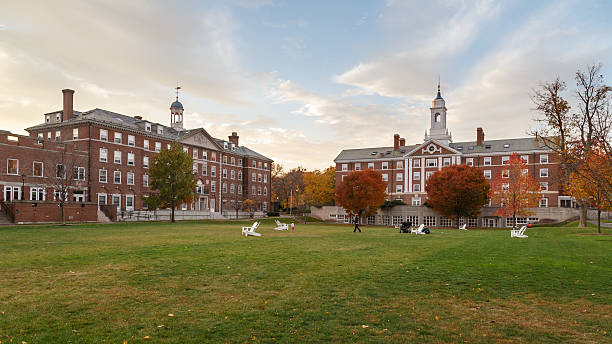
#> input picture Gesture Acrade Project/SOC-week 1&2/images&videos/harvard.jpg, 612 x 344 px, found by its file name
$ python blurring_methods.py
#> lines starting #> are read from the running program, lines starting #| are printed output that depends on the picture
import cv2


harvard= cv2.imread("images&videos/harvard.jpg")
#> harvard is the input picture: shape (344, 612, 3); mean B, G, R 112.6, 137.8, 144.6
cv2.imshow("Harvard",harvard)

# averaging method
average=cv2.blur(harvard,(5,5))
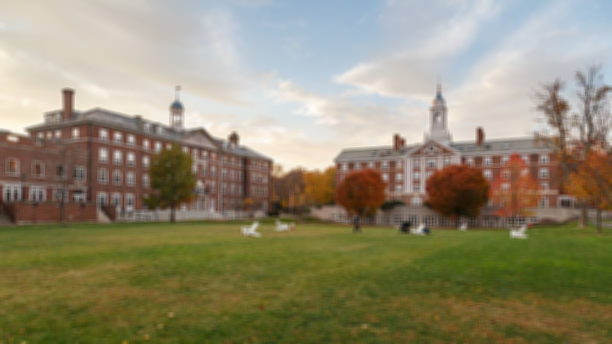
#> average: shape (344, 612, 3); mean B, G, R 112.6, 137.8, 144.6
cv2.imshow("avrage blurring",average)


# gaussian blur
G_blur=cv2.GaussianBlur(harvard,(5,5),0,cv2.BORDER_DEFAULT)
cv2.imshow("gaussian blur",G_blur)

#median blur
median_blur=cv2.medianBlur(harvard,5)
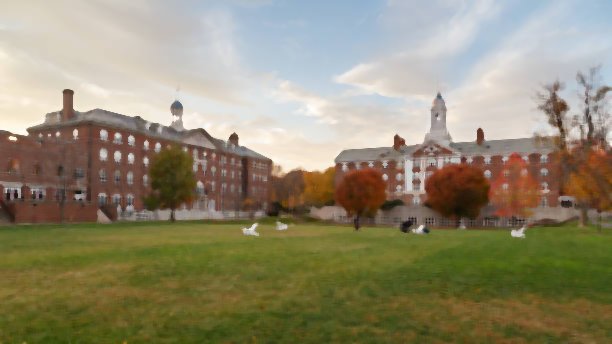
#> median_blur: shape (344, 612, 3); mean B, G, R 111.9, 137.3, 144.4
cv2.imshow("median blur",median_blur)

#bilateral blur
bilateral=cv2.bilateralFilter(harvard,10,20,20,cv2.BORDER_DEFAULT)
cv2.imshow("bilateral",bilateral)

cv2.waitKey(0)
